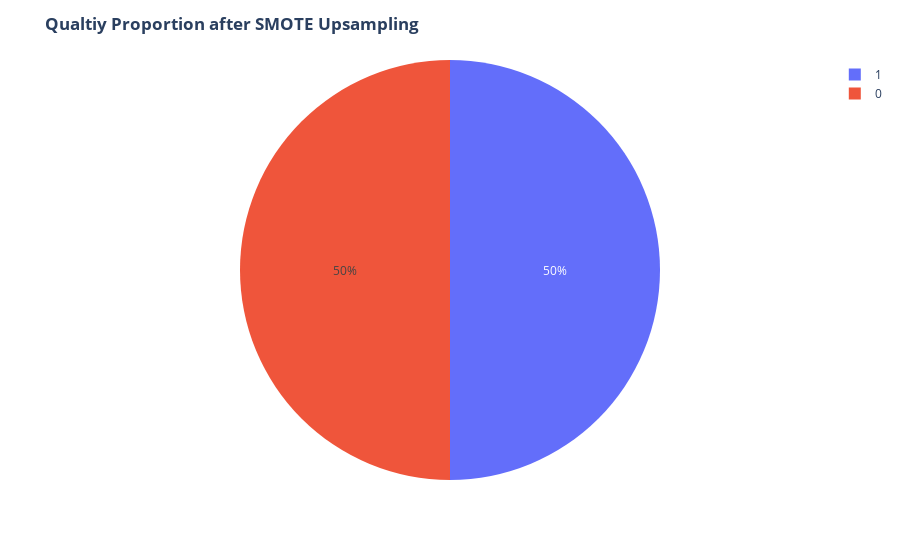

Source (notebook cell):
### Code cell
fig = ex.pie(y_train, names='quality')
fig.update_layout(title='<b>Qualtiy Proportion after SMOTE Upsampling<b>')
fig.show()

### Figure 1 — Plotly figure (JSON) as saved in the notebook; plotly's stock layout.template omitted (floating-point values rounded to 4 significant figures; data arrays with more than 128 entries replaced by an {"elided": "..."} marker saying what was removed)
{"data": [{"domain": {"x": [0, 1], "y": [0, 1]}, "hovertemplate": "quality=%{label}<extra></extra>", "labels": {"elided": "1870 int values"}, "legendgroup": "", "name": "", "showlegend": true, "type": "pie"}], "layout": {"legend": {"tracegroupgap": 0}, "margin": {"t": 60}, "title": {"text": "<b>Qualtiy Proportion after SMOTE Upsampling<b>"}}}
